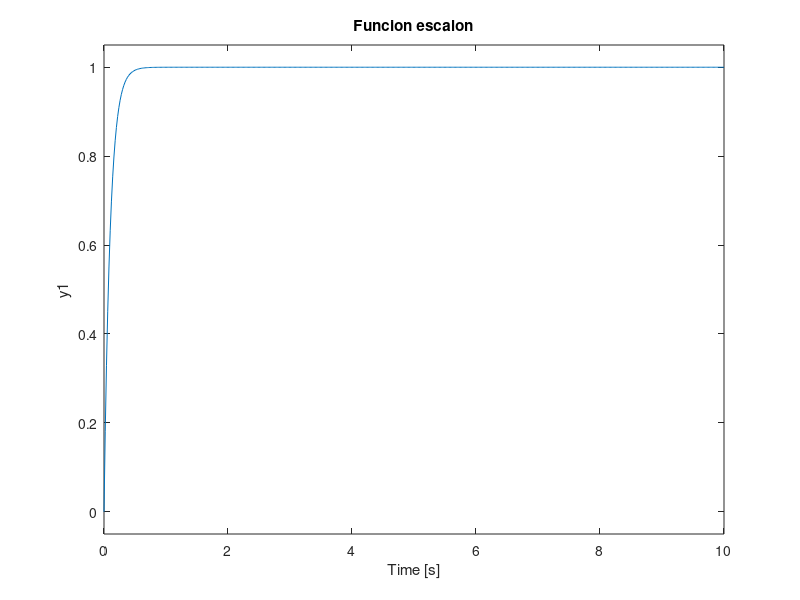

The MATLAB script that drew this image:
pkg load control
num = [0 0 10];
den = [0 1 10];
t = 0 : 0.02 : 10;
sys = tf(num,den);
step(sys,t);
grid 
title('Funcion escalon')